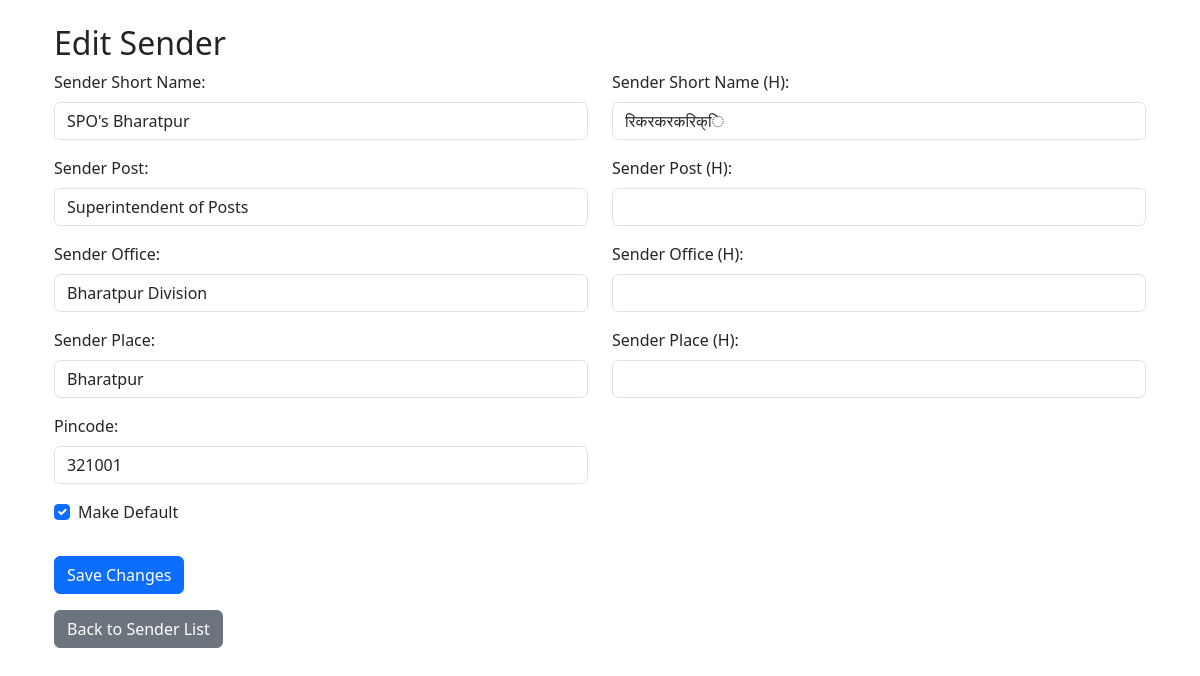
Page /fs/edit_sender/1/ on the committed database.
### fs/models.py (models this page shows, shortened)
class Sender(models.Model):
    SenderShortName = models.CharField(max_length=30)
    SenderPost = models.CharField(max_length=100)
    SenderOffice = models.CharField(max_length=100)
    SenderPlace = models.CharField(max_length=100)
    SenderShortNameH = models.CharField(max_length=30, null=True, blank=True)
    SenderPostH = models.CharField(max_length=100, null=True, blank=True)
    SenderOfficeH = models.CharField(max_length=100, null=True, blank=True)
    SenderPlaceH = models.CharField(max_length=100, null=True, blank=True)
    Pincode = models.CharField(max_length=6)
    OfficeDefault = models.BooleanField(default=False)
    objects = SendersManager()

### fs/views.py (the view, shortened to what this page needs)
# urls.py: path('edit_sender/<int:sender_id>/', EditSenderView.as_view(), name='edit_sender'),
class EditSenderView(View):
    template_name = 'fs/edit_sender.html'
    def get(self, request, sender_id):
        sender = get_object_or_404(Sender, pk=sender_id)
        form = SenderForm(instance=sender)
        return render(request, self.template_name, {'form': form, 'sender': sender})

### fs/forms.py
class SenderForm(forms.ModelForm):
    class Meta:
        model = Sender
        fields = '__all__'
        widgets = {
            'SenderShortName': forms.TextInput(attrs={'class': 'form-control'}),
            'SenderPost': forms.TextInput(attrs={'class': 'form-control'}),
            'SenderOffice': forms.TextInput(attrs={'class': 'form-control'}),
            'SenderPlace': forms.TextInput(attrs={'class': 'form-control'}),
            'SenderShortNameH': forms.TextInput(attrs={'class': 'form-control'}),
            'SenderPostH': forms.TextInput(attrs={'class': 'form-control'}),
            'SenderOfficeH': forms.TextInput(attrs={'class': 'form-control'}),
            'SenderPlaceH': forms.TextInput(attrs={'class': 'form-control'}),
            'Pincode': forms.TextInput(attrs={'class': 'form-control'}),
            'OfficeDefault': forms.CheckboxInput(attrs={'class': 'form-check-input'}),
        }

### templates/fs/edit_sender.html (shortened to what this page needs)
{% extends 'fs/base.html' %}
{% block content %}
    <div class="container mt-4">
        <h2>Edit Sender</h2>
        <form method="post">
            <div class="row">
                <div class="col-md-6">
                    <div class="mb-3">
                        <label for="{{ form.SenderShortName.id_for_label }}" class="form-label">Sender Short Name:</label>
                        {{ form.SenderShortName }}
                    </div>
                    <div class="mb-3">
                        <label for="{{ form.SenderPost.id_for_label }}" class="form-label">Sender Post:</label>
                        {{ form.SenderPost }}
                    </div>
                    <div class="mb-3">
                        <label for="{{ form.SenderOffice.id_for_label }}" class="form-label">Sender Office:</label>
                        {{ form.SenderOffice }}
                    </div>
                    <div class="mb-3">
                        <label for="{{ form.SenderPlace.id_for_label }}" class="form-label">Sender Place:</label>
                        {{ form.SenderPlace }}
                    </div>
                    <div class="mb-3">
                        <label for="{{ form.Pincode.id_for_label }}" class="form-label">Pincode:</label>
                        {{ form.Pincode }}
                    </div>
                    <div class="mb-3 form-check">
                        {{ form.OfficeDefault }}
                        <label for="{{ form.OfficeDefault.id_for_label }}" class="form-check-label">Make Default</label>
                    </div>
                </div>
                <div class="col-md-6">
                    <div class="mb-3">
                        <label for="{{ form.SenderShortNameH.id_for_label }}" class="form-label">Sender Short Name (H):</label>
                        {{ form.SenderShortNameH }}
                    </div>
                    <div class="mb-3">
                        <label for="{{ form.SenderPostH.id_for_label }}" class="form-label">Sender Post (H):</label>
                        {{ form.SenderPostH }}
                    </div>
                    <div class="mb-3">
                        <label for="{{ form.SenderOfficeH.id_for_label }}" class="form-label">Sender Office (H):</label>
                        {{ form.SenderOfficeH }}
                    </div>
                    <div class="mb-3">
                        <label for="{{ form.SenderPlaceH.id_for_label }}" class="form-label">Sender Place (H):</label>
                        {{ form.SenderPlaceH }}
                    </div>
                </div>
            </div>
            <button type="submit" class="btn btn-primary mt-3">Save Changes</button>
        </form>
        <div class="mt-3">
            <a href="{% url 'fs:sender_list' %}" class="btn btn-secondary">Back to Sender List</a>
        </div>
    </div>
{% endblock %}

### rows in the picture
Sender: SenderShortName "SPO's Bharatpur", SenderPost "Superintendent of Posts", SenderOffice "Bharatpur Division", SenderPlace "Bharatpur", Pincode "321001", OfficeDefault "☑", SenderShortNameH "रिकरकरकरिक्ि"
